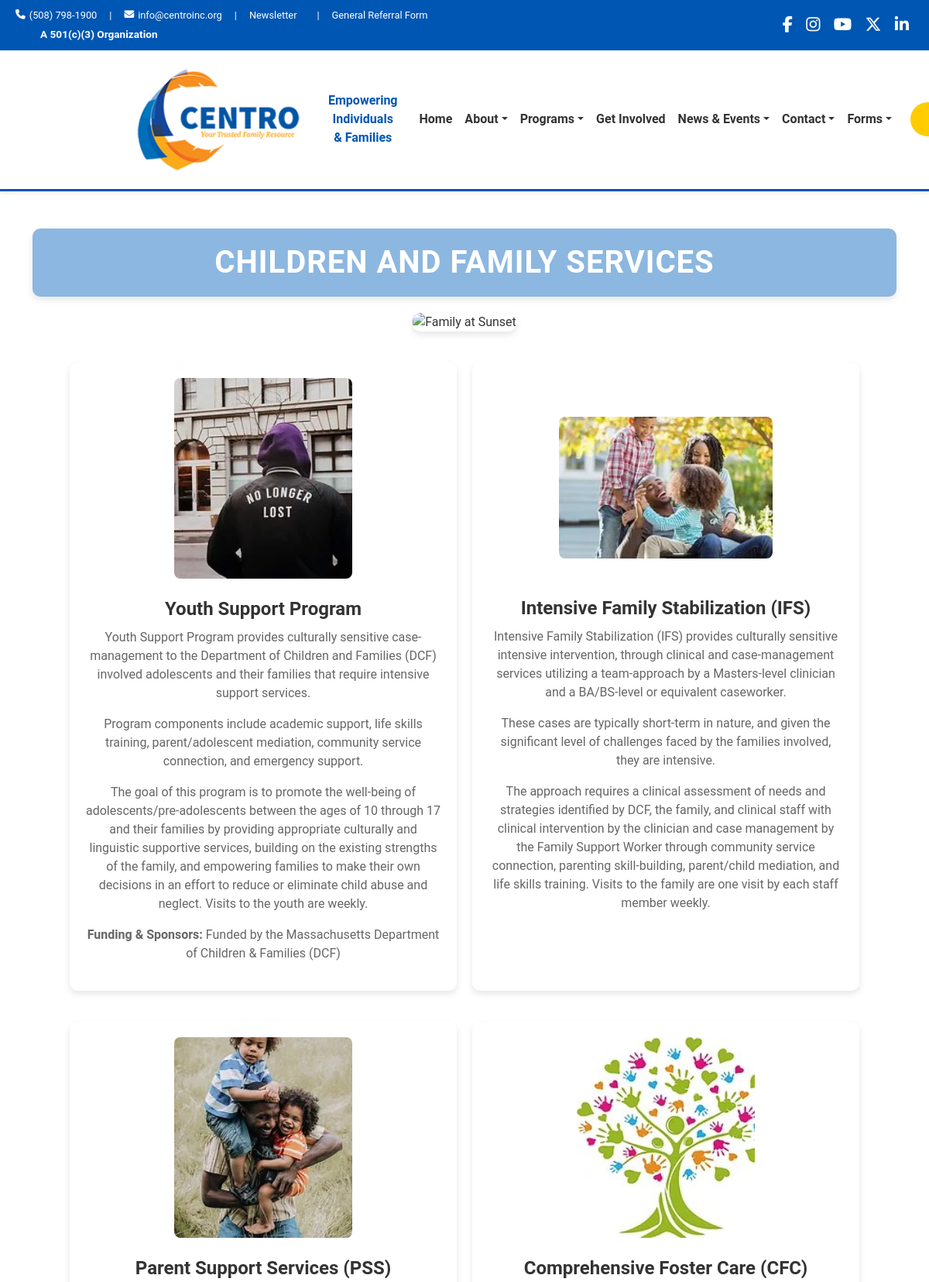
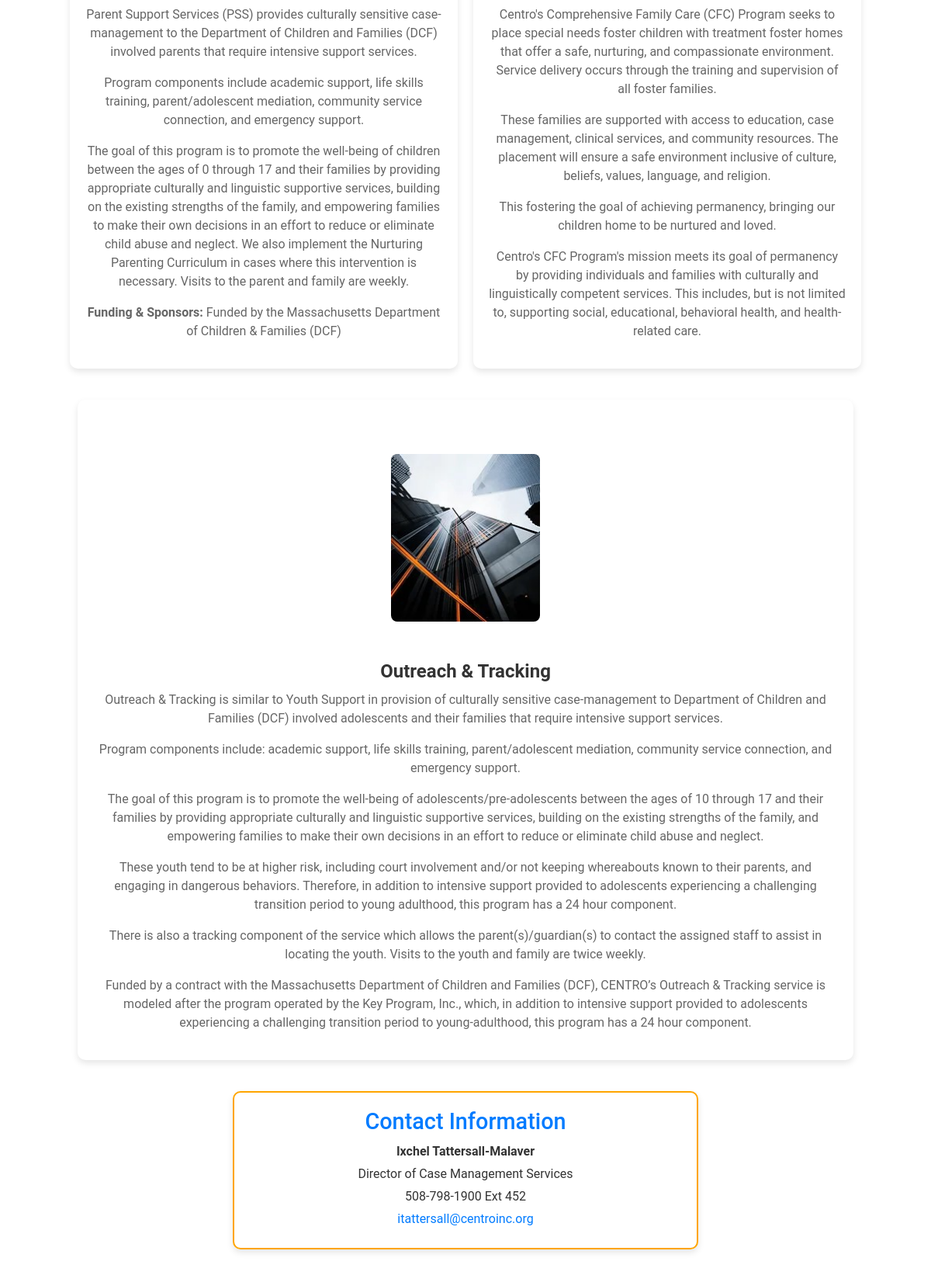
/programs/children/ (upper part), run on the app's committed database (2 pictures, top to bottom).
### users/models.py (models this page shows, shortened)
class ChildrenServicesContact(models.Model):
    name = models.CharField(max_length=100)
    position = models.CharField(max_length=150)
    phone = models.CharField(max_length=50)
    email = models.EmailField()

### users/views.py (the view)
# urls.py: path('programs/children/', user_views.children, name='children'),
def children(request):
    contact = ChildrenServicesContact.objects.first()
    return render(request, 'programs/children.html', {
        'contact': contact
    })

### users/templates/programs/children.html (shortened to what this page needs)
{% extends 'base.html' %}
{% load static %}
{% block content %}
<h2 class="text-center title-heading">
    CHILDREN AND FAMILY SERVICES
</h2>
<div class="header-image">
    <img src="{% static 'img/family1.jpg' %}" alt="Family at Sunset" class="header-img">
</div>
<div class="display-card-section">
    <div class="display-card">
        <img src="{% static 'img/card1.jpg' %}" alt="Program 1" class="card-img">
        <h4 class="card-title">Youth Support Program</h4>
        <p class="card-description">Youth Support Program provides culturally sensitive case-management to the Department of Children and Families (DCF) involved adolescents and their families that require intensive support services.</p>
        <p class="card-description">Program components include academic support, life skills training, parent/adolescent mediation, community service connection, and emergency support.</p>
        <p class="card-description">The goal of this program is to promote the well-being of adolescents/pre-adolescents between the ages of 10 through 17 and their families by providing appropriate culturally and linguistic supportive services, building on the existing strengths of the family, and empowering families to make their own decisions in an effort to reduce or eliminate child abuse and neglect. Visits to the youth are weekly.</p>
        <p class="card-description"><strong>Funding & Sponsors:</strong> Funded by the Massachusetts Department of Children & Families (DCF)</p>
    </div>
    <div class="display-card">
        <img src="{% static 'img/card2.jpg' %}" alt="Program 2" class="card-img2">
        <h4 class="card-title">Intensive Family Stabilization (IFS)</h4>
        <p class="card-description">Intensive Family Stabilization (IFS) provides culturally sensitive intensive intervention, through clinical and case-management services utilizing a team-approach by a Masters-level clinician and a BA/BS-level or equivalent caseworker.</p>
        <p class="card-description">These cases are typically short-term in nature, and given the significant level of challenges faced by the families involved, they are intensive.</p>
        <p class="card-description">The approach requires a clinical assessment of needs and strategies identified by DCF, the family, and clinical staff with clinical intervention by the clinician and case management by the Family Support Worker through community service connection, parenting skill-building, parent/child mediation, and life skills training. Visits to the family are one visit by each staff member weekly.</p>
    </div>
</div>
<div class="display-card-section">
    <div class="display-card">
        <img src="{% static 'img/card3.jpg' %}" alt="Program 1" class="card-img">
        <h4 class="card-title">Parent Support Services (PSS)</h4>
        <p class="card-description">Parent Support Services (PSS) provides culturally sensitive case-management to the Department of Children and Families (DCF) involved parents that require intensive support services.</p>
        <p class="card-description">Program components include academic support, life skills training, parent/adolescent mediation, community service connection, and emergency support.</p>
        <p class="card-description">The goal of this program is to promote the well-being of children between the ages of 0 through 17 and their families by providing appropriate culturally and linguistic supportive services, building on the existing strengths of the family, and empowering families to make their own decisions in an effort to reduce or eliminate child abuse and neglect. We also implement the Nurturing Parenting Curriculum in cases where this intervention is necessary. Visits to the parent and family are weekly.</p>
        <p class="card-description"><strong>Funding & Sponsors:</strong> Funded by the Massachusetts Department of Children & Families (DCF)</p>
    </div>
    <div class="display-card">
        <img src="{% static 'img/card4.jpg' %}" alt="Program 2" class="card-img">
        <h4 class="card-title">Comprehensive Foster Care (CFC)</h4>
        <p class="card-description">Centro's Comprehensive Family Care (CFC)  Program seeks to place special needs foster children with treatment foster homes that offer a safe, nurturing, and compassionate environment. Service delivery occurs through the training and supervision of all foster families.</p>
        <p class="card-description">These families are supported with access to education, case management, clinical services, and community resources. The placement will ensure a safe environment inclusive of culture, beliefs, values, language, and religion.</p>
        <p class="card-description">This fostering the goal of achieving permanency, bringing our children home to be nurtured and loved.</p>
        <p class="card-description">Centro's CFC Program's mission meets its goal of permanency by providing individuals and families with culturally and linguistically competent services. This includes, but is not limited to, supporting social, educational, behavioral health, and health-related care.</p>
    </div>
</div>
<div class="display-card-section single-card">
    <div class="display-card full-width-card">
        <img src="{% static 'img/card5.jpg' %}" alt="Program 5" class="card-img3">
        <h4 class="card-title">Outreach & Tracking</h4>
        <p class="card-description">Outreach & Tracking is similar to Youth Support in provision of culturally sensitive case-management to Department of Children and Families (DCF) involved adolescents and their families that require intensive support services.</p>
        <p class="card-description">Program components include: academic support, life skills training, parent/adolescent mediation, community service connection, and emergency support.</p>
        <p class="card-description">The goal of this program is to promote the well-being of adolescents/pre-adolescents between the ages of 10 through 17 and their families by providing appropriate culturally and linguistic supportive services, building on the existing strengths of the family, and empowering families to make their own decisions in an effort to reduce or eliminate child abuse and neglect.</p>
        <p class="card-description">These youth tend to be at higher risk, including court involvement and/or not keeping whereabouts known to their parents, and engaging in dangerous behaviors. Therefore, in addition to intensive support provided to adolescents experiencing a challenging transition period to young adulthood, this program has a 24 hour component.</p>
        <p class="card-description">There is also a tracking component of the service which allows the parent(s)/guardian(s) to contact the assigned staff to assist in locating the youth. Visits to the youth and family are twice weekly.</p>
        <p class="card-description">Funded by a contract with the Massachusetts Department of Children and Families (DCF), CENTRO’s Outreach & Tracking service is modeled after the program operated by the Key Program, Inc., which, in addition to intensive support provided to adolescents experiencing a challenging transition period to young-adulthood, this program has a 24 hour component.</p>
    </div>
</div>
{% if contact %}
<div class="contact-info-card">
    <h2>Contact Information</h2>
    <p><strong>{{ contact.name }}</strong></p>
    <p>{{ contact.position }}</p>
    <p>{{ contact.phone }}</p>
    <p><a href="mailto:{{ contact.email }}">{{ contact.email }}</a></p>
</div>
{% endif %}
<br>
{% endblock %}

### users/templates/programs/children.html (style rules this page uses)
.title-heading { color: #ffffff; background-color: #8CB7E0; padding: 20px; margin-bottom: 20px; letter-spacing: 1px; border-radius: 10px; font-size: 2.5rem; font-weight: bold; box-shadow: 0 4px 8px rgba(0, 0, 0, 0.1); }
.header-image { text-align: center; margin-bottom: 40px; }
.header-img { width: 80%; height: auto; border-radius: 10px; box-shadow: 0 4px 8px rgba(0, 0, 0, 0.1); }
.display-card-section { display: flex; gap: 20px; margin-top: 40px; flex-wrap: wrap; justify-content: center; }
.display-card { background-color: #ffffff; border-radius: 10px; box-shadow: 0 4px 8px rgba(0, 0, 0, 0.1); padding: 20px; width: 45%; max-width: 500px; text-align: center; transition: transform 0.2s ease; }
.card-img { width: 50%; height: auto; border-radius: 8px; margin-bottom: 15px; }
.card-img2 { width: 60%; height: auto; border-radius: 8px; margin-bottom: 40px; margin-top: 50px; }
.card-img3 { width: 20%; height: auto; border-radius: 8px; margin-bottom: 40px; margin-top: 50px; }
.card-title { font-size: 1.5rem; font-weight: bold; color: #333333; margin: 10px 0; }
.card-description { font-size: 1rem; color: #666666; }
.single-card { justify-content: center; }
.full-width-card { width: 90%; max-width: 1000px; }
.contact-info-card { border: 2px solid #FFA500; padding: 20px; margin-top: 40px; margin-bottom: 20px; border-radius: 10px; max-width: 600px; text-align: center; box-shadow: 0 4px 8px rgba(0, 0, 0, 0.1); margin-left: auto; margin-right: auto; }
.contact-info-card h2 { color: #007bff; font-size: 1.8rem; margin-bottom: 10px; }
.contact-info-card p { color: #333333; font-size: 1rem; margin: 5px 0; }
.contact-info-card a { color: #007bff; text-decoration: none; }

### data on the page
ChildrenServicesContact: name "Ixchel Tattersall-Malaver", position "Director of Case Management Services", phone "508-798-1900 Ext 452", email "itattersall@centroinc.org"
